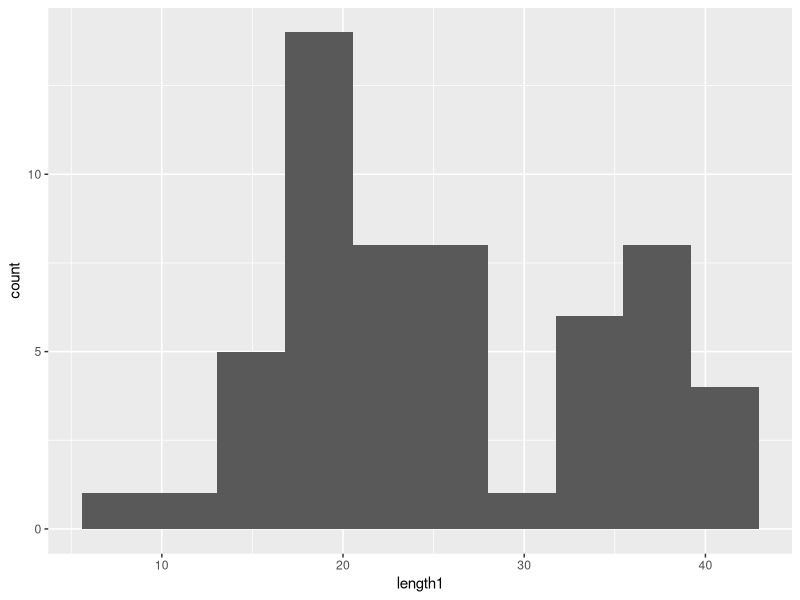
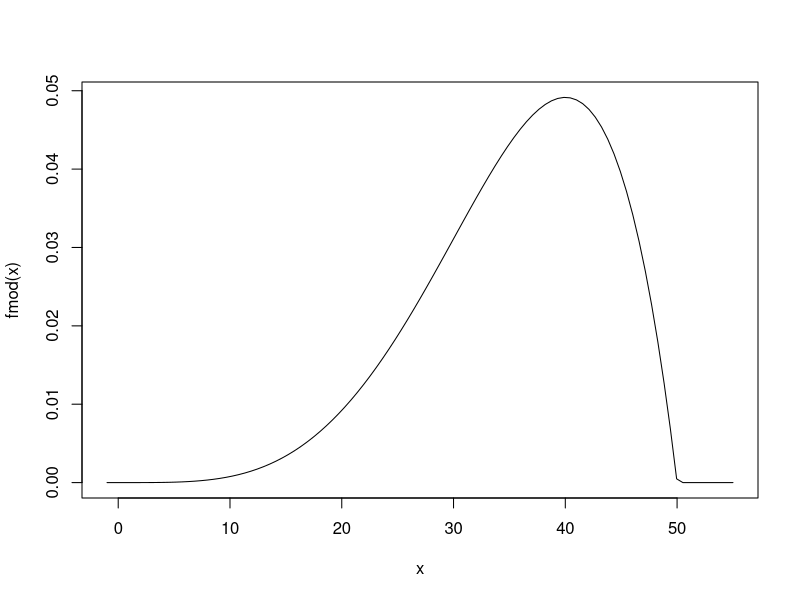

Generate these figures, in order, with R:
## ---- chunk 1
knitr::opts_chunk$set(echo = TRUE)
set.seed(288942)
library(tidyverse)
## ---- chunk 2
fish <- read.csv("../../data/fish.csv")
perch <- filter(fish, species == 7)
ggplot(perch, aes(x = length1)) + geom_histogram(bins = 10)
## ---- chunk 3
fmod <- function(x) { dbeta(x / 50, 5, 2) / 50 }
curve(fmod(x), from = -1, to = 55)
## ---- chunk 4
integrate(function(x) x * fmod(x), 0, 50)
## ---- chunk 5
rmod <- function(n) { 50 * rbeta(n, 5, 2) }
